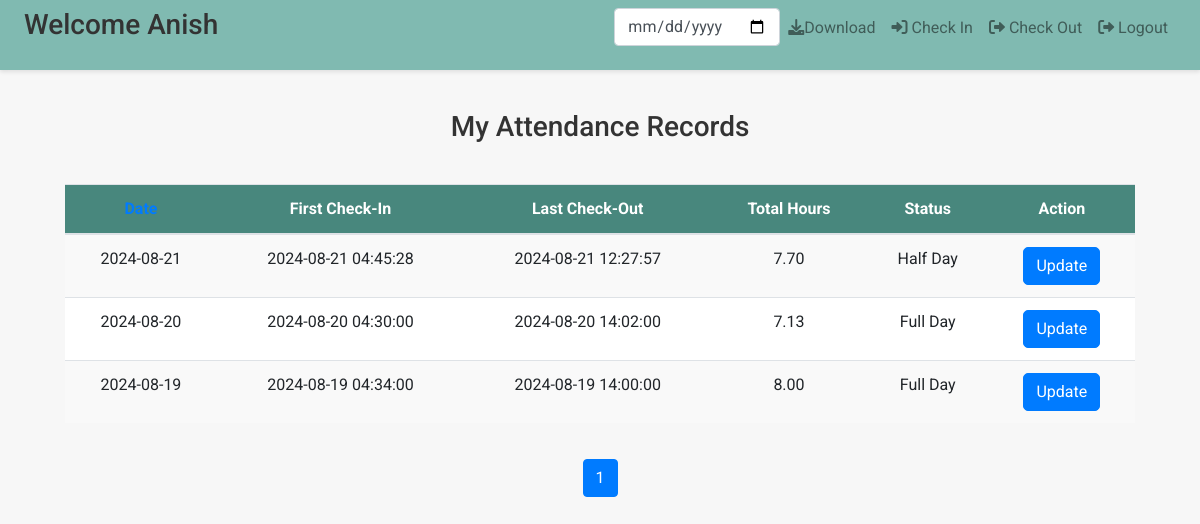
The page /?action=dashboard (signed in) on the database its author committed.
### tables this page shows
CREATE TABLE `users` (
  `id` int(11) NOT NULL,
  `username` varchar(50) NOT NULL,
  `email` varchar(100) NOT NULL,
  `password_hash` varchar(255) NOT NULL
);

CREATE TABLE `attendance_log` (
  `id` int(11) NOT NULL,
  `user_id` int(11) DEFAULT NULL,
  `date` date NOT NULL,
  `first_check_in` timestamp NOT NULL DEFAULT current_timestamp(),
  `last_check_out` timestamp NULL DEFAULT NULL,
  `total_hours` decimal(5,2) DEFAULT 0.00,
  `status` enum('Full Day','Half Day','Absent') NOT NULL
);

### controller/controller.php (called while the page is built, shortened)
<?php
require_once 'model/model.php';
class UserController
{
    private $userModel;
    public function __construct($pdo)
    {
        $this->userModel = new UserModel($pdo);
    }
    public function showdashboard()
    {
        $userId = $_SESSION['id'];
        $limit = 3;
        $page = isset($_GET['page']) ? (int) $_GET['page'] : 1;
        $offset = ($page - 1) * $limit;
        $currentSortBy = isset($_GET['sort_by']) ? $_GET['sort_by'] : 'date';
        $currentSortOrder = isset($_GET['sort_order']) ? $_GET['sort_order'] : 'DESC';
        $nextSortOrder = $currentSortOrder === 'DESC' ? 'ASC' : 'DESC';
        $user = $this->userModel->getUserById($userId);
        $username = $user['username'];
        $totalRecords = $this->userModel->getTotalAttendanceLogCount($userId);
        $attendanceLog = $this->userModel->getAttendanceLog($userId, $limit, $offset, $currentSortBy, $currentSortOrder);
        include 'view/dashboard.php';
    }
}
?>

### model/model.php (called while the page is built, shortened)
<?php
class UserModel
{
    private $conn;
    public function __construct($pdo)
    {
        $this->conn = $pdo;
    }
    public function getAttendanceLog($userId, $limit, $offset, $sortBy, $sortOrder)
    {
        $sql = "SELECT * FROM attendance_log WHERE user_id = :user_id
            ORDER BY $sortBy $sortOrder
            LIMIT :limit OFFSET :offset";
        $stmt = $this->conn->prepare($sql);
        $stmt->bindParam(':user_id', $userId, PDO::PARAM_INT);
        $stmt->bindParam(':limit', $limit, PDO::PARAM_INT);
        $stmt->bindParam(':offset', $offset, PDO::PARAM_INT);
        $stmt->execute();
        return $stmt->fetchAll(PDO::FETCH_ASSOC);
    }
    public function getUserById($userId)
    {
        $sql = "SELECT username FROM users WHERE id = :user_id";
        $stmt = $this->conn->prepare($sql);
        $stmt->execute(['user_id' => $userId]);
        return $stmt->fetch(PDO::FETCH_ASSOC);
    }
    public function getTotalAttendanceLogCount($userId)
    {
        $sql = "SELECT COUNT(*) FROM attendance_log WHERE user_id = :user_id";
        $stmt = $this->conn->prepare($sql);
        $stmt->bindParam(':user_id', $userId, PDO::PARAM_INT);
        $stmt->execute();
        return $stmt->fetchColumn();
    }
}
?>

### view/dashboard.php (the view, shortened to what this page needs)
<!DOCTYPE html>
<html lang="en">
<head>
    <link href="https://maxcdn.bootstrapcdn.com/bootstrap/4.5.2/css/bootstrap.min.css" rel="stylesheet">
    <link rel="stylesheet" href="https://cdnjs.cloudflare.com/ajax/libs/font-awesome/6.0.0-beta3/css/all.min.css">
</head>
<body>
    <nav class="navbar navbar-expand-lg navbar-light">
        <h3 class="text-center text-md-left">Welcome <?php echo htmlspecialchars($username); ?></h3>
        <div class="collapse navbar-collapse" id="navbarNav">
            <ul class="navbar-nav ml-auto">
                <li>
                    <div class="form-group text-center">
                        <input type="date" id="searchDate" class="form-control" placeholder="Search by Date" required>
                    </div>
                </li>
                <li class="nav-item">
                    <a href="index.php?action=download_csv" class="nav-link"><i class="fas fa-download"></i>Download</a>
                </li>
                <li class="nav-item">
                    <a class="nav-link" href="?action=checkIn"><i class="fas fa-sign-in-alt"></i> Check In</a>
                </li>
                <li class="nav-item">
                    <a class="nav-link" href="?action=checkOut"><i class="fas fa-sign-out-alt"></i> Check Out</a>
                </li>
                <li class="nav-item">
                    <a class="nav-link" href="?action=logout"><i class="fas fa-sign-out-alt"></i> Logout</a>
                </li>
            </ul>
        </div>
    </nav>
    <div class="container">
        <h3>My Attendance Records</h3>
        <div class="card-body">
            <table class="table table-hover text-center">
                <thead>
                    <tr>
                        <th>
                            <a href="#" class="sort" data-sort-by="date"
                                data-sort-order="<?php echo $nextSortOrder; ?>">Date</a>
                        </th>
                        <th>First Check-In</th>
                        <th>Last Check-Out</th>
                        <th>Total Hours</th>
                        <th>Status</th>
                        <th>Action</th>
                    </tr>
                </thead>
                <tbody id="attendanceTable">
                    <?php if (empty($attendanceLog)): ?>
                        <tr>
                            <td colspan="5" class="text-center">No records found</td>
                        </tr>
                    <?php else: ?>
                        <?php foreach ($attendanceLog as $log): ?>
                            <tr>
                                <td><?php echo htmlspecialchars($log['date']); ?></td>
                                <td><?php echo htmlspecialchars($log['first_check_in']); ?></td>
                                <td><?php echo htmlspecialchars($log['last_check_out']); ?></td>
                                <td><?php echo htmlspecialchars($log['total_hours']); ?></td>
                                <td><?php echo htmlspecialchars($log['status']); ?></td>
                                <td>
                                    <button type="button" class="btn btn-primary" data-toggle="modal" data-target="#updateModal"
                                        onclick="openModal(<?= $log['id'] ?>)">
                                        Update
                                    </button>
                                </td>
                            </tr>
                        <?php endforeach; ?>
                    <?php endif; ?>
                </tbody>
            </table>
        </div>
    </div>
    <nav aria-label="Page navigation">
        <ul class="pagination justify-content-center">
            <?php for ($i = 1; $i <= ceil($totalRecords / $limit); $i++): ?>
                <li class="page-item <?php echo $i == $page ? 'active' : ''; ?>">
                    <button class="page-link" data-page="<?php echo $i; ?>">
                        <?php echo $i; ?>
                    </button>
                </li>
            <?php endfor; ?>
        </ul>
    </nav>
</body>
</html>

### index.php (shortened to what this page needs)
<?php
require_once("controller\controller.php");
$database = new Database();
$pdo = $database->connect();
$controller = new UserController($pdo);
$action = isset($_GET['action']) ? $_GET['action'] : '';
switch ($action) {
    case 'dashboard':
        if (isset($_SESSION['id'])) {
            $controller->showDashboard();
        } else {
            header('Location: ?action=showlogin');
        }
        break;
}
?>

### view/dashboard.php (style rules this page uses)
body { font-family: 'Roboto', sans-serif; background-color: #f7f7f7; color: #333333; }
.navbar { background-color: #80bab1; box-shadow: 0 2px 4px rgba(0, 0, 0, 0.1); position: sticky; top: 0; z-index: 1000; padding: 0.5rem 1.5rem; }
.navbar-brand, .nav-link { color: #1f2121; }
.container { margin-top: 40px; }
.table thead th { background-color: #48877d; color: #ffffff; text-align: center; }
.table tbody tr:nth-child(odd) { background-color: #f9f9f9; }
.table tbody tr:nth-child(even) { background-color: #ffffff; }
.pagination .page-item.active .page-link { background-color: #007bff; border-color: #007bff; color: #ffffff; }
.pagination .page-link { color: #007bff; transition: background-color 0.2s ease; }
.btn { background-color: #007bff; color: #ffffff; transition: background-color 0.3s ease; border-radius: 5px; }
h3 { margin-bottom: 20px; font-weight: 500; color: #333333; text-align: center; }

### rows shown on the page
users: username "Anish"
attendance_log: date "2024-08-21", first_check_in "2024-08-21 04:45:28", last_check_out "2024-08-21 12:27:57", total_hours "7.70", status "Half Day"
attendance_log: date "2024-08-20", first_check_in "2024-08-20 04:30:00", last_check_out "2024-08-20 14:02:00", total_hours "7.13", status "Full Day"
attendance_log: date "2024-08-19", first_check_in "2024-08-19 04:34:00", last_check_out "2024-08-19 14:00:00", total_hours "8.00", status "Full Day"
